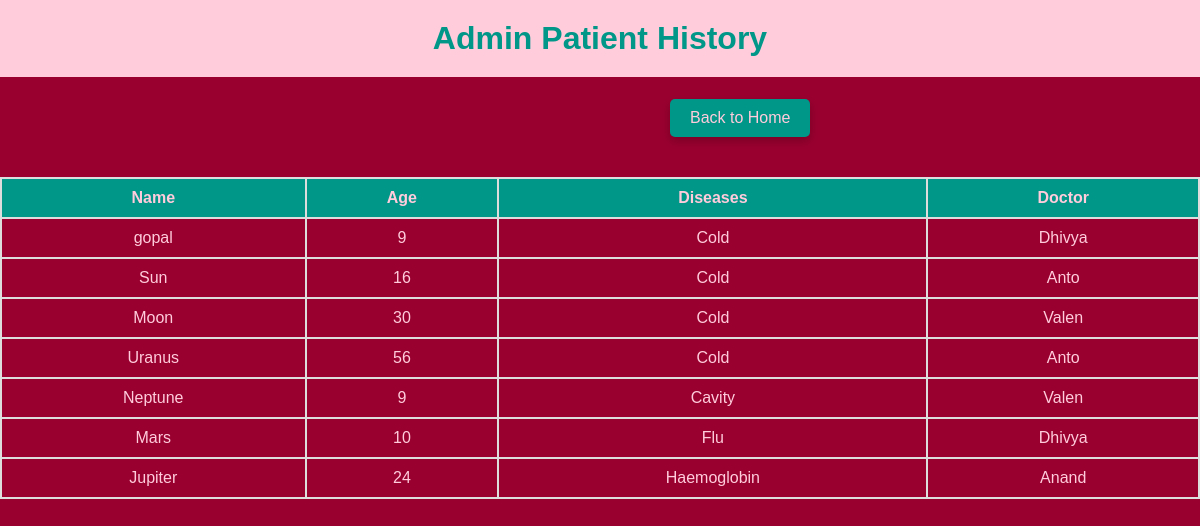
Page /admin-patient-history/ (signed in) on the committed database.
### med/models.py (models this page shows, shortened)
class Patients(models.Model):
    name = models.CharField(max_length=255)
    age = models.IntegerField()
    diseases = models.ManyToManyField(Disease)
    doctor = models.ForeignKey(Doctor, on_delete=models.CASCADE, null=True)  # Add null=True here

class Disease(models.Model):
    name = models.CharField(max_length=255)

class Doctor(models.Model):
    username = models.CharField(default='unique_default_value', max_length=50, unique=True)
    password = models.CharField(default='t1o2u3r4', max_length=50)
    name = models.CharField(max_length=100)
    specialty = models.CharField(max_length=100)
    def __str__(self):
        return self.name

### med/views.py (the view)
# urls.py: path('admin-patient-history/', admin_patient_history, name='admin_patient_history'),
@user_passes_test(lambda u: u.is_superuser, login_url='home')
def admin_patient_history(request):
    patient_history = PatientHistory()
    patient_iterator = patient_history.create_iterator()
    patient_records = list(patient_iterator)
    return render(request, 'admin_patient_history.html', {'patient_records': patient_records})

### med/iterator_pattern.py (called while the page is built)
    def __iter__(self):
        return self

    def __next__(self):
        if self.index < len(self.patient_records):
            patient = self.patient_records[self.index]
            self.index += 1
            return patient
        else:
            raise StopIteration

    def create_iterator(self):
        return PatientHistoryIterator(self.patient_records)

### med/templates/admin_patient_history.html (shortened to what this page needs)
<!DOCTYPE html>
<html lang="en">
<head>
</head>
<body>
    <h1>Admin Patient History</h1>
    <a href="{% url 'home' %}" class="back-button">Back to Home</a>
    {% if patient_records %}
        <table>
            <thead>
                <tr>
                    <th>Name</th>
                    <th>Age</th>
                    <th>Diseases</th>
                    <th>Doctor</th>
                </tr>
            </thead>
            <tbody>
                {% for record in patient_records %}
                    <tr>
                        <td>{{ record.name }}</td>
                        <td>{{ record.age }}</td>
                        <td>
                            {% for disease in record.diseases.all %}
                                {{ disease.name }}{% if not forloop.last %}, {% endif %}
                            {% endfor %}
                        </td>
                        <td>{{ record.doctor }}</td>
                    </tr>
                {% endfor %}
            </tbody>
        </table>
    {% else %}
        <p>No patient history available.</p>
    {% endif %}
</body>
</html>

### med/templates/admin_patient_history.html (style rules this page uses)
body { font-family: 'Arial', sans-serif; background-color: #990030; margin: 0; padding: 0; }
h1 { text-align: center; color: #009688; padding: 20px; background-color: #ffccdc; margin: 0; margin-bottom: 2px; }
table { width: 100%; border-collapse: collapse; margin-top: 20px; }
thead { background-color: #009688; color: #ffccdc; }
th, td { border: 2px solid #ddd; padding: 10px; text-align: center; color: #ffccdc; }
.back-button { background-color: #009688; color: #ffccdc; padding: 10px 20px; border: none; border-radius: 5px; cursor: pointer; text-decoration: none; display: inline-block; margin-top: 20px; margin-bottom: 20px; margin-left: 670px; font-size: 1em; transition: background-color 0.3s ease-in-out; box-shadow: 0 4px 8px rgba(0, 0, 0, 0.2); }

### rows in the picture
Patients: name "gopal", age "9", doctor "Dhivya"
Disease: name "Cold"
Patients: name "Sun", age "16", doctor "Anto"
Patients: name "Moon", age "30", doctor "Valen"
Patients: name "Uranus", age "56", doctor "Anto"
Patients: name "Neptune", age "9", doctor "Valen"
Disease: name "Cavity"
Patients: name "Mars", age "10", doctor "Dhivya"
Disease: name "Flu"
Patients: name "Jupiter", age "24", doctor "Anand"
Disease: name "Haemoglobin"
